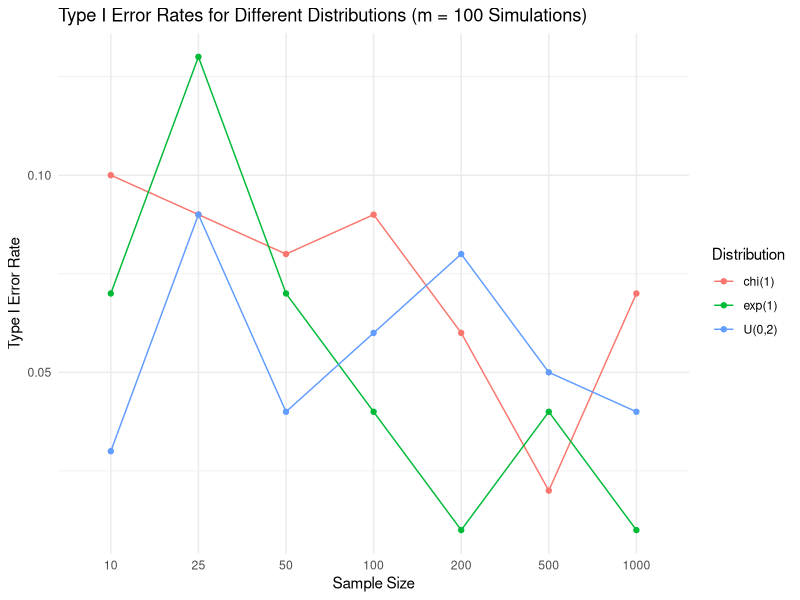

The R source for this figure:
## ---- chunk 1
knitr::opts_chunk$set(echo = TRUE)
## ---- chunk 2
knitr::opts_chunk$set(message=FALSE, tidy.opts=list(width.cutoff=60), tidy=TRUE) 
## ---- chunk 3
# Estimate the Type-I error for different sample sizes
num <- c(10, 25, 50, 100, 200, 500, 1000) 
# Different number of Monte Carlo simulations
m_values <- c(100, 500, 1000, 10000)      

# Initialize an empty list to store the error tables for different m values
err_tables <- list()

for (m in m_values) {
  err_table <- NULL
  
  for (n in num) {
    cv <- qt(0.975, n-1)
    
    # Estimate the Type-I error for chi-square distribution
    er1 <- mean(sapply(1:m, FUN = function(o) {
      x <- rchisq(n, 1)
      m_x <- mean(x)
      se <- sqrt(var(x))
      
      abs((m_x - 1) * sqrt(n) / se) >= cv
    })) 
    
    # Estimate the Type-I error for uniform distribution
    er2 <- mean(sapply(1:m, FUN = function(o) {
      x <- runif(n, 0, 2)
      m_x <- mean(x)
      se <- sqrt(var(x))
      
      abs((m_x - 1) * sqrt(n) / se) >= cv
    }))   
    
    # Estimate the Type-I error for exponential distribution
    er3 <- mean(sapply(1:m, FUN = function(o) {
      x <- rexp(n, 1)
      m_x <- mean(x)
      se <- sqrt(var(x))
      
      abs((m_x - 1) * sqrt(n) / se) >= cv
    }))  
    
    err_table <- cbind(err_table, c(er1, er2, er3))
  }
  
  colnames(err_table) <- num
  rownames(err_table) <- c("chi(1)", "U(0,2)", "exp(1)")
  
  # Store the error table in the list with the number of simulations as the name
  err_tables[[paste0("m_", m)]] <- as.data.frame(err_table)
}

df_100 <- err_tables[["m_100"]]
df_500 <- err_tables[["m_500"]]
df_1000 <- err_tables[["m_1000"]]
df_10000 <- err_tables[["m_10000"]]

## ---- chunk 4
library(ggplot2)
library(reshape2)

# Visualizing the Type I error rates for m = 100 simulations

# Preparing dataframe for visualization
df_100$Distribution <- rownames(df_100)
df100_melt <- melt(df_100, id.vars = "Distribution", variable.name = "SampleSize", value.name = "TypeIErrorRate")


# Plotting
ggplot(df100_melt, aes(x = SampleSize, y = TypeIErrorRate, color = Distribution, group = Distribution)) +
  geom_line() +
  geom_point() +
  labs(title = "Type I Error Rates for Different Distributions (m = 100 Simulations)",
       x = "Sample Size",
       y = "Type I Error Rate") +
  theme_minimal()

